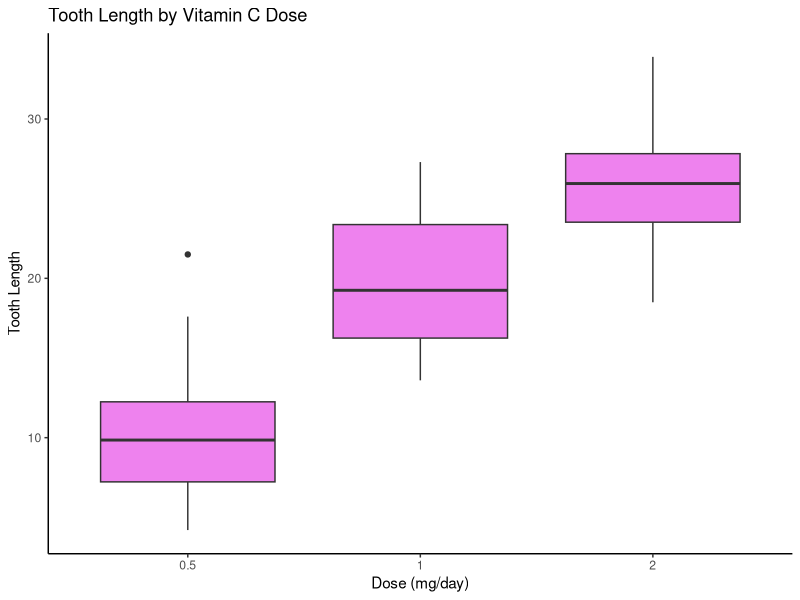

The R source for this figure:
## ---- chunk 1
data("ToothGrowth")
## ---- chunk 2
library(car)
## ---- chunk 3
# Convert dose to a factor
ToothGrowth$dose <- as.factor(ToothGrowth$dose)

# ANOVA One-Way
anova_result <- aov(len ~ dose, data = ToothGrowth)
summary(anova_result)

# Assumption check
leveneTest(len ~ dose, data = ToothGrowth)

# Box-plot
library(ggplot2)
ggplot(ToothGrowth, aes(x = dose, y = len)) +
  geom_boxplot(fill = "violet") +
  labs(title = "Tooth Length by Vitamin C Dose",
    x = "Dose (mg/day)", y = "Tooth Length") +
    theme_classic()
## ---- chunk 4
#Post-Hoc Test
TukeyHSD(anova_result)
